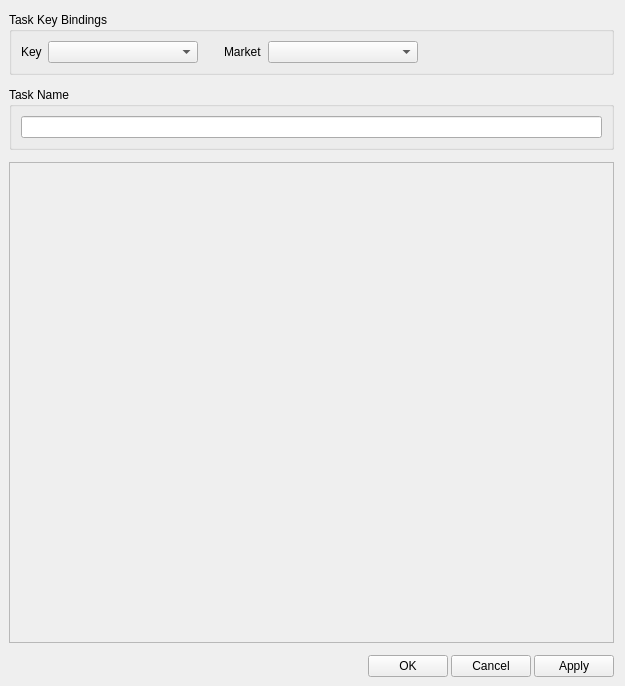
<?xml version="1.0" encoding="UTF-8"?>
<ui version="4.0">
 <class>TaskKeyBindingsDialog</class>
 <widget class="QWidget" name="TaskKeyBindingsDialog">
  <property name="windowModality">
   <enum>Qt::NonModal</enum>
  </property>
  <property name="geometry">
   <rect>
    <x>0</x>
    <y>0</y>
    <width>625</width>
    <height>686</height>
   </rect>
  </property>
  <property name="windowTitle">
   <string>Task Key Bindings</string>
  </property>
  <property name="windowIcon">
   <iconset resource="../../LegacyResources/Resources.qrc">
    <normaloff>:/icons/keyboard_key.png</normaloff>:/icons/keyboard_key.png</iconset>
  </property>
  <layout class="QVBoxLayout" name="verticalLayout_2">
   <property name="spacing">
    <number>12</number>
   </property>
   <property name="leftMargin">
    <number>9</number>
   </property>
   <property name="topMargin">
    <number>12</number>
   </property>
   <property name="bottomMargin">
    <number>9</number>
   </property>
   <item>
    <layout class="QVBoxLayout" name="m_taskKeyBindingsLayout">
     <item>
      <widget class="QGroupBox" name="m_taskGroupBox">
       <property name="title">
        <string>Task Key Bindings</string>
       </property>
       <layout class="QHBoxLayout" name="horizontalLayout">
        <property name="spacing">
         <number>6</number>
        </property>
        <item>
         <layout class="QHBoxLayout" name="m_keyLayout">
          <item>
           <widget class="QLabel" name="m_keyLabel">
            <property name="sizePolicy">
             <sizepolicy hsizetype="Fixed" vsizetype="Preferred">
              <horstretch>0</horstretch>
              <verstretch>0</verstretch>
             </sizepolicy>
            </property>
            <property name="text">
             <string>Key</string>
            </property>
           </widget>
          </item>
          <item>
           <widget class="QComboBox" name="m_keyComboBox">
            <property name="minimumSize">
             <size>
              <width>150</width>
              <height>0</height>
             </size>
            </property>
            <property name="maximumSize">
             <size>
              <width>150</width>
              <height>16777215</height>
             </size>
            </property>
           </widget>
          </item>
         </layout>
        </item>
        <item>
         <spacer name="m_keyToMarketSpacer">
          <property name="orientation">
           <enum>Qt::Horizontal</enum>
          </property>
          <property name="sizeType">
           <enum>QSizePolicy::Fixed</enum>
          </property>
          <property name="sizeHint" stdset="0">
           <size>
            <width>20</width>
            <height>20</height>
           </size>
          </property>
         </spacer>
        </item>
        <item>
         <layout class="QHBoxLayout" name="m_marketLayout">
          <item>
           <widget class="QLabel" name="m_marketLabel">
            <property name="sizePolicy">
             <sizepolicy hsizetype="Fixed" vsizetype="Preferred">
              <horstretch>0</horstretch>
              <verstretch>0</verstretch>
             </sizepolicy>
            </property>
            <property name="text">
             <string>Market</string>
            </property>
           </widget>
          </item>
          <item>
           <widget class="QComboBox" name="m_marketComboBox">
            <property name="minimumSize">
             <size>
              <width>150</width>
              <height>0</height>
             </size>
            </property>
            <property name="maximumSize">
             <size>
              <width>150</width>
              <height>16777215</height>
             </size>
            </property>
           </widget>
          </item>
         </layout>
        </item>
        <item>
         <spacer name="m_marketToEdgeSpacer">
          <property name="orientation">
           <enum>Qt::Horizontal</enum>
          </property>
          <property name="sizeHint" stdset="0">
           <size>
            <width>40</width>
            <height>20</height>
           </size>
          </property>
         </spacer>
        </item>
       </layout>
      </widget>
     </item>
    </layout>
   </item>
   <item>
    <widget class="QGroupBox" name="m_taskNameGroup">
     <property name="title">
      <string>Task Name</string>
     </property>
     <layout class="QVBoxLayout" name="verticalLayout">
      <item>
       <widget class="QLineEdit" name="m_taskNameInput"/>
      </item>
     </layout>
    </widget>
   </item>
   <item>
    <widget class="QScrollArea" name="m_canvasScrollArea">
     <property name="widgetResizable">
      <bool>true</bool>
     </property>
     <widget class="QWidget" name="m_canvasLayout">
      <property name="geometry">
       <rect>
        <x>0</x>
        <y>0</y>
        <width>603</width>
        <height>486</height>
       </rect>
      </property>
      <layout class="QVBoxLayout" name="verticalLayout_3"/>
     </widget>
    </widget>
   </item>
   <item>
    <layout class="QHBoxLayout" name="m_buttonLayout">
     <property name="spacing">
      <number>3</number>
     </property>
     <item>
      <spacer name="m_buttonSpacer">
       <property name="orientation">
        <enum>Qt::Horizontal</enum>
       </property>
       <property name="sizeHint" stdset="0">
        <size>
         <width>40</width>
         <height>20</height>
        </size>
       </property>
      </spacer>
     </item>
     <item>
      <widget class="QPushButton" name="m_okButton">
       <property name="text">
        <string>OK</string>
       </property>
      </widget>
     </item>
     <item>
      <widget class="QPushButton" name="m_cancelButton">
       <property name="text">
        <string>Cancel</string>
       </property>
      </widget>
     </item>
     <item>
      <widget class="QPushButton" name="m_applyButton">
       <property name="text">
        <string>Apply</string>
       </property>
      </widget>
     </item>
    </layout>
   </item>
  </layout>
 </widget>
 <resources>
  <include location="../../LegacyResources/Resources.qrc"/>
 </resources>
 <connections/>
</ui>
